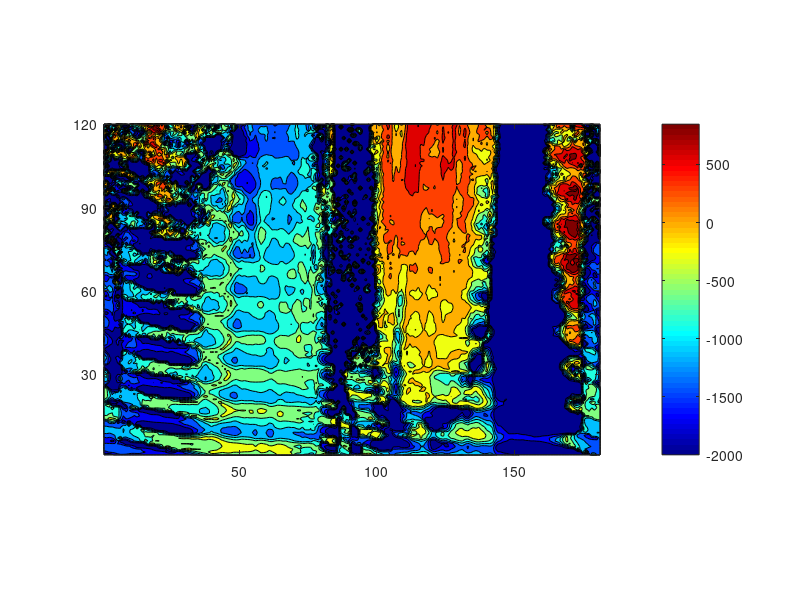

This chart was generated by the following MATLAB code: (Note: this script raises an error after producing the figure.)
clc; clear;

%% load
% load op_slit_curve.mat
load op_serp_curve.mat
% load op_side_curve.mat
% load Compare_M_side_C_Serp.mat
U_map_curve = U_map;

clear max min Motion_lambda param_coefficient U_map;

% load op_slit_mat.mat
load op_serp_mat.mat
% load op_side_mat.mat
% load Compare_M_Slit_C_Serp.mat
% load Compare_M_Serp_C_Serp.mat
% load Compare_M_side_C_Serp.mat
% load 'Compare_M_side_C_Serp (2).mat'
U_map_mat = U_map;

clear max min Motion_lambda param_coefficient U_map;

U_map_curve = transpose(U_map_curve);
U_map_mat = transpose(U_map_mat);
%%
U_map_mat = squeeze(U_map_mat);
U_map_curve = squeeze(U_map_curve);

U_map_mat = max(U_map_mat, -2000);
U_map_curve = max(U_map_curve, -2000);

% U_map_mat = min(U_map_mat, 500);
% U_map_curve = min(U_map_curve, 500);

%%
figure; hAxes = gca;
contourf(U_map_curve);

pbaspect([1.5 1 0.8]);

colormap jet;
colorbar;

yticks(0:30:120);
yticklabels(["0","30","60","90","120"]);
a = get(gca,'YTickLabel');  
set(gca,'YTickLabel',a,'fontsize',11,'FontWeight','bold')

xticks(1:30:181);
xticklabels(["0","30","60","90","120","150","180"]);
a = get(gca,'XTickLabel');  
set(gca,'XTickLabel',a,'fontsize',11,'FontWeight','bold')

xline(31,LineWidth=1,LineStyle="--",Color=[0.8 0.8 0.8]);
xline(61,LineWidth=1,LineStyle="--",Color=[0.8 0.8 0.8]);
xline(91,LineWidth=1,LineStyle="--",Color=[0.8 0.8 0.8]);
xline(121,LineWidth=1,LineStyle="--",Color=[0.8 0.8 0.8]);
xline(151,LineWidth=1,LineStyle="--",Color=[0.8 0.8 0.8]);

yline(31,LineWidth=1,LineStyle="--",Color=[0.8 0.8 0.8]);
yline(61,LineWidth=1,LineStyle="--",Color=[0.8 0.8 0.8]);
yline(91,LineWidth=1,LineStyle="--",Color=[0.8 0.8 0.8]);

xlabel("Temporal parameter (rad)","FontSize",13,"FontName","arial","FontWeight","bold");
ylabel("Spatial parameter (degree)","FontSize",13,"FontName","arial","FontWeight","bold");

%%
figure; hAxes = gca;
contourf(U_map_mat);

pbaspect([1.5 1 0.8]);

colormap jet;
colorbar;

yticks(0:30:120);
yticklabels(["0","30","60","90","120"]);
a = get(gca,'YTickLabel');  
set(gca,'YTickLabel',a,'fontsize',11,'FontWeight','bold')

xticks(1:30:181);
xticklabels(["0","30","60","90","120","150","180"]);
a = get(gca,'XTickLabel');  
set(gca,'XTickLabel',a,'fontsize',11,'FontWeight','bold')

xline(31,LineWidth=1,LineStyle="--",Color=[0.8 0.8 0.8]);
xline(61,LineWidth=1,LineStyle="--",Color=[0.8 0.8 0.8]);
xline(91,LineWidth=1,LineStyle="--",Color=[0.8 0.8 0.8]);
xline(121,LineWidth=1,LineStyle="--",Color=[0.8 0.8 0.8]);
xline(151,LineWidth=1,LineStyle="--",Color=[0.8 0.8 0.8]);

yline(31,LineWidth=1,LineStyle="--",Color=[0.8 0.8 0.8]);
yline(61,LineWidth=1,LineStyle="--",Color=[0.8 0.8 0.8]);
yline(91,LineWidth=1,LineStyle="--",Color=[0.8 0.8 0.8]);

xlabel("Temporal parameter (rad)","FontSize",13,"FontName","arial","FontWeight","bold");
ylabel("Spatial parameter (degree)","FontSize",13,"FontName","arial","FontWeight","bold");
%% 상관계수 비교

norm_U_mat = normalize(U_map_mat);
norm_U_curve = normalize(U_map_curve);

corr2(norm_U_mat, norm_U_curve)